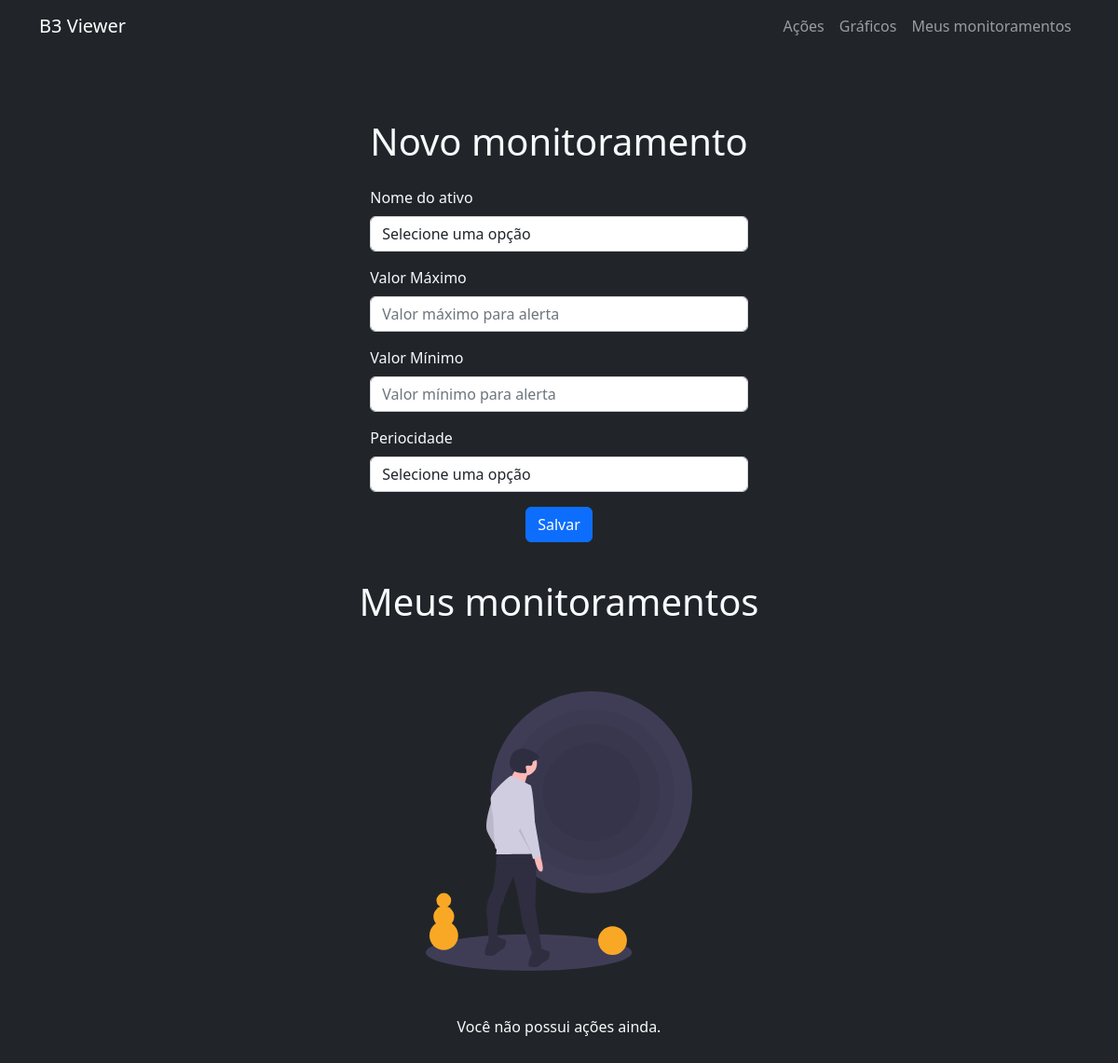
The app's page /user-stocks/ (signed in), older data.
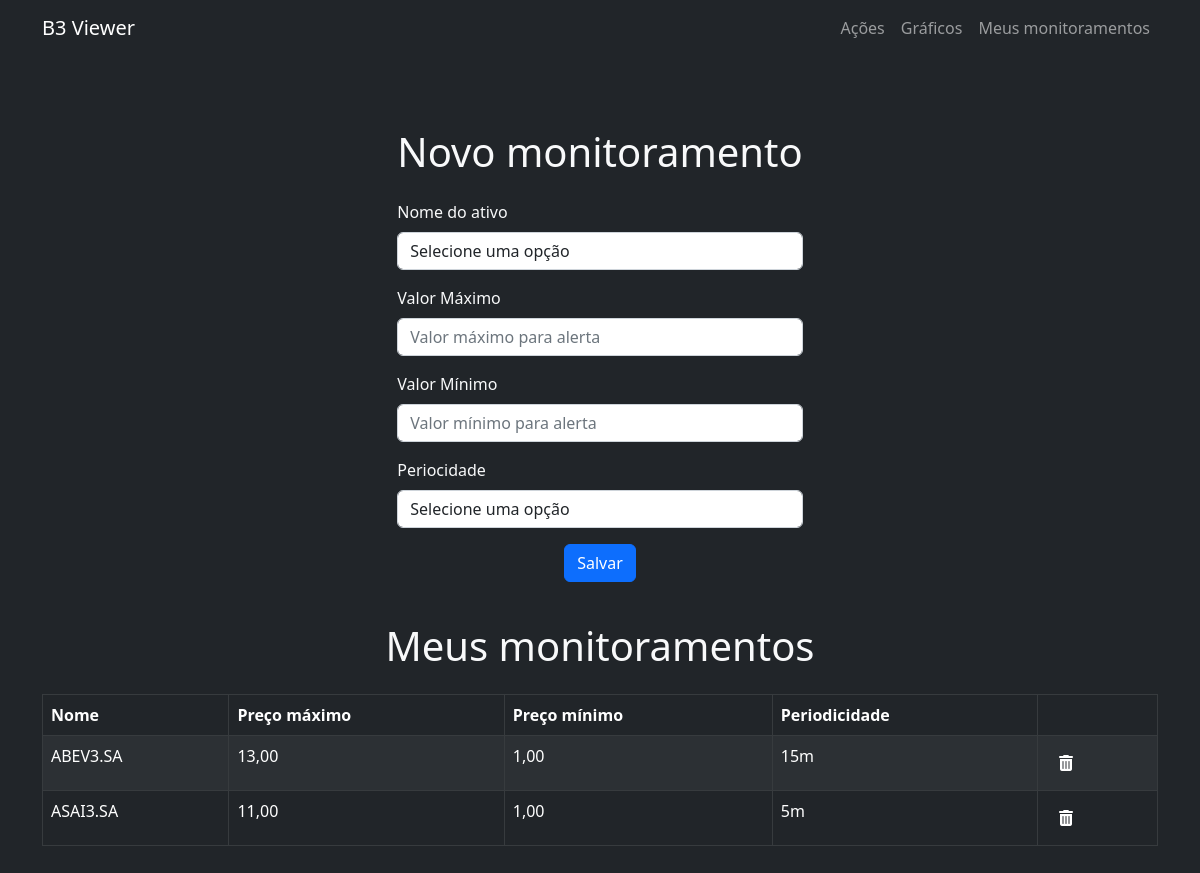
The same page, newer data.
### web/models.py (models this page shows)
class UserStock(models.Model):
    user = models.ForeignKey(User, on_delete=models.CASCADE)
    symbol = models.CharField(max_length=7)
    max_price = models.DecimalField(max_digits=10, decimal_places=2)
    min_price = models.DecimalField(max_digits=10, decimal_places=2)
    periodicity = models.CharField(max_length=20)

### web/views/user_stocks.py (the view, shortened to what this page needs)
# urls.py: path('user-stocks/', HomeView.as_view(), name='user-stocks'),
@method_decorator(login_required, name='dispatch')
class HomeView(View):
    template_name = 'user_stocks/index.html'
    def dispatch(self, request, *args, **kwargs):
        return super().dispatch(request, *args, **kwargs)
    def get(self, request):
        user_stocks = UserStock.objects.filter(user=request.user)
        stocks = Stock.objects.values_list('symbol', flat=True).distinct()
        times = ['1m', '5m', '15m', "30m", "60m"]
        context = {
            "times": times,
            "stocks": stocks,
            "user_stocks": user_stocks
        }
        return render(request, self.template_name, context)

### web/templates/user_stocks/index.html (shortened to what this page needs)
{% extends "main.html" %}{% load static %} {% block content %}
<div
  class="container mx-auto container-fluid bg-dark text-light py-5 min-vh-100"
>
  <div class="container-fluid d-flex justify-content-center align-items-center">
    <div class="p-4" style="max-width: 900px">
      <h1 class="mb-4">Novo monitoramento</h1>
      <form method="post" action="/user-stocks/">
        <div class="mb-3">
          <label for="stocks" class="form-label">Nome do ativo</label>
          <select
            id="stocks"
            name="stocks"
            class="form-control form-select2"
            required
          >
            <option value="">Selecione uma opção</option>
          </select>
        </div>
        <div class="mb-3">
          <label for="max_value" class="form-label">Valor Máximo</label>
          <input
            type="number"
            step="0.01"
            id="max_value"
            name="max_value"
            class="form-control"
            placeholder="Valor máximo para alerta"
            style="-moz-appearance: textfield"
            required
          />
        </div>
        <div class="mb-3">
          <label for="min_value" class="form-label">Valor Mínimo</label>
          <input
            type="number"
            step="0.01"
            id="min_value"
            name="min_value"
            class="form-control"
            placeholder="Valor mínimo para alerta"
            style="-moz-appearance: textfield"
            required
          />
        </div>
        <div class="mb-3">
          <label for="time" class="form-label">Periocidade</label>
          <select
            id="time"
            name="time"
            class="form-control form-select2"
            required
          >
            <option value="">Selecione uma opção</option>
          </select>
        </div>
        <div class="d-flex justify-content-center">
          <button type="submit" class="btn btn-primary">Salvar</button>
        </div>
      </form>
    </div>
  </div>
  <div
    class="d-flex align-items-center justify-content-center flex-column mt-3"
  >
    <h1 class="text-center mb-4">Meus monitoramentos</h1>
    {% if user_stocks %}
    <table class="table table-dark table-striped table-bordered">
      <thead>
        <tr>
          <th>Nome</th>
          <th>Preço máximo</th>
          <th>Preço mínimo</th>
          <th>Periodicidade</th>
          <th></th>
        </tr>
      </thead>
      <tbody>
        {% for stock in user_stocks %}
        <tr>
          <td>{{ stock.symbol }}</td>
          <td>{{ stock.max_price }}</td>
          <td>{{ stock.min_price }}</td>
          <td>{{ stock.periodicity }}</td>
          <td>
            <button class="delete-button btn btn-link" data-id="{{ stock.id }}">
              <i class="fas fa-trash-alt text-white"></i>
            </button>
          </td>
        </tr>
        {% endfor %}
      </tbody>
    </table>
    {% else %}
    <img
      src="{% static 'img/empty_stocks.svg' %}"
      alt="Imagem"
      class="img-fluid mb-5 mt-5 mx-auto"
      style="max-width: 100%; max-height: 300px"
    />
    <p class="text-center mb-4">Você não possui ações ainda.</p>
    {% endif %}
  </div>
</div>
{% endblock %}

Row changes from the older to the newer data that the page shows:
added UserStock: symbol "ABEV3.SA", max_price "13,00", min_price "1,00", periodicity "15m"
added UserStock: symbol "ASAI3.SA", max_price "11,00", min_price "1,00", periodicity "5m"
Text that changed along with them:
text no longer shown: "Você não possui ações ainda."
text now shown: "Nome Preço máximo Preço mínimo Periodicidade"
